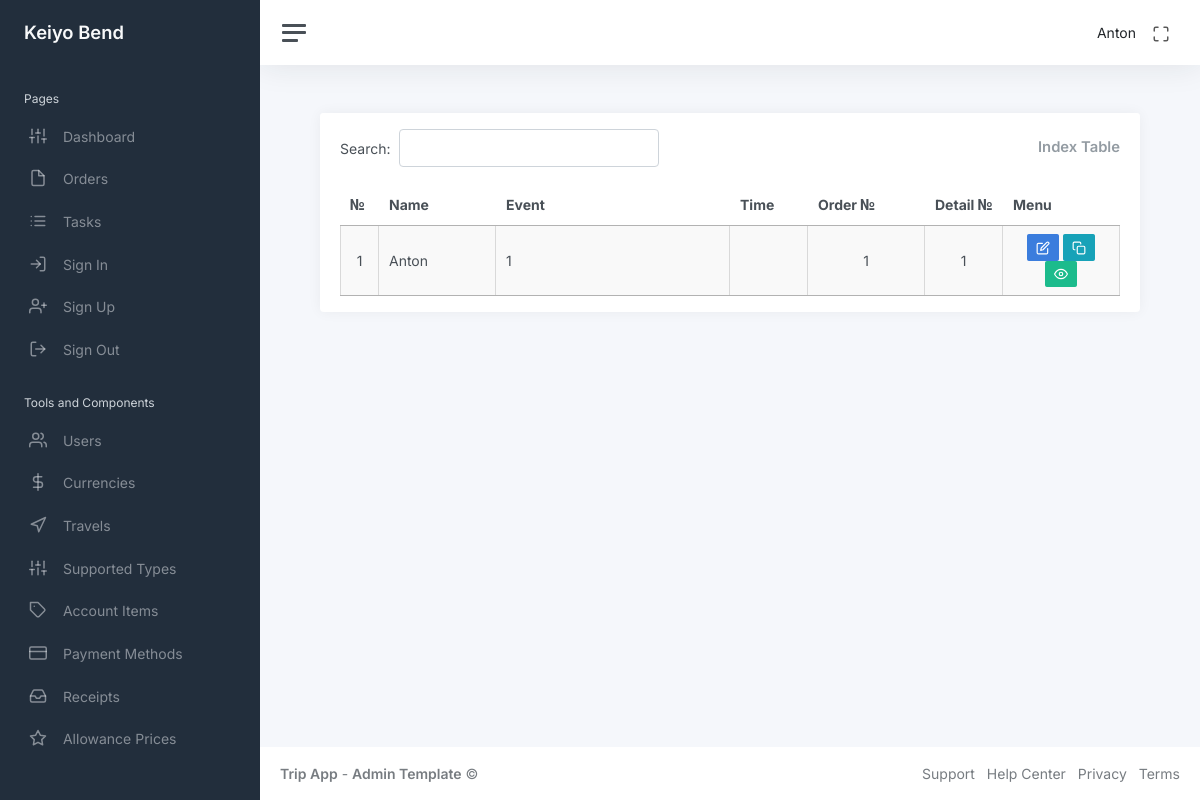
Before: /index (signed in) with the older database file.
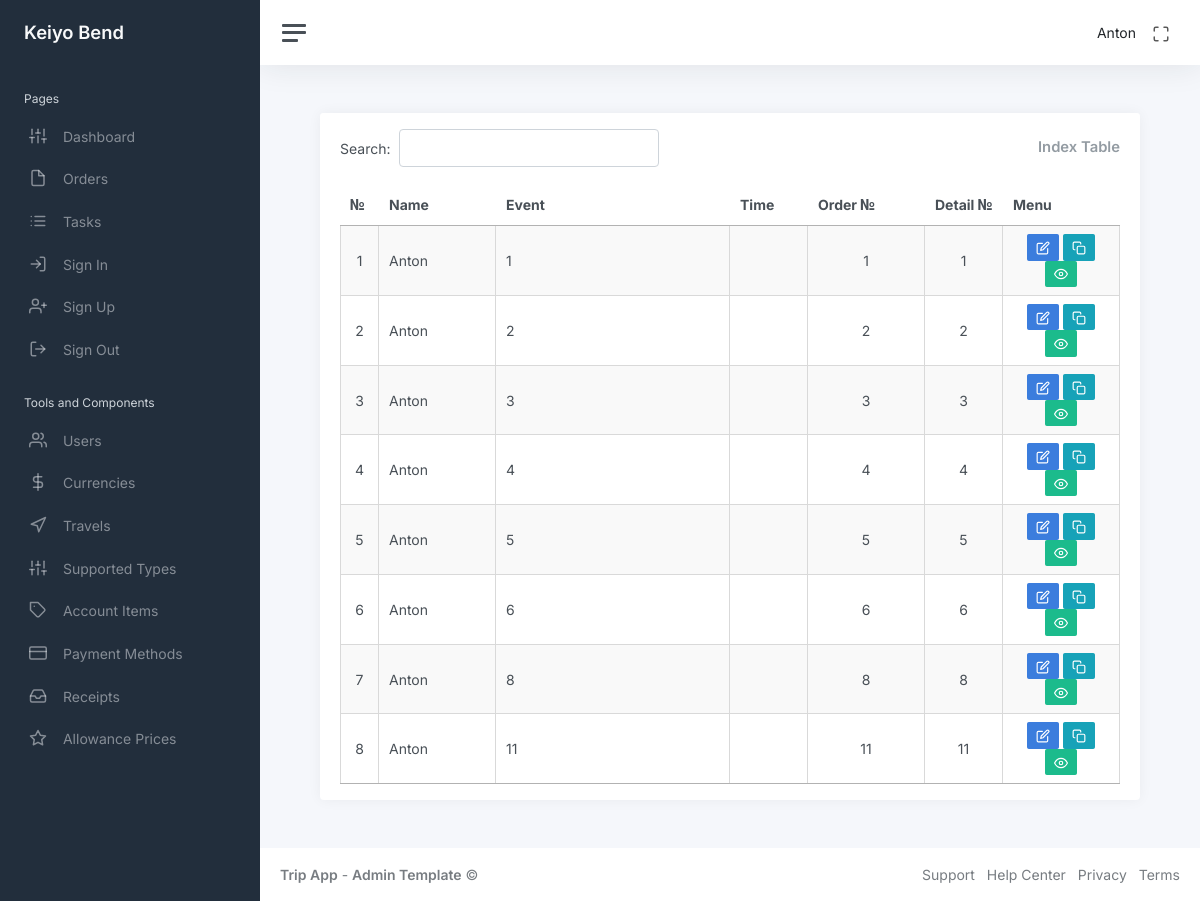
After: the same page with the newer database file.
### app/auth/models/user.py (models this page shows, shortened)
class User(UserMixin, db.Model):
    id: so.Mapped[int] = so.mapped_column(primary_key=True)
    name: so.Mapped[str] = so.mapped_column(sa.String(64), index=True, default=None)
    email: so.Mapped[str] = so.mapped_column(sa.String(120), index=True, unique=True)
    password_hash: so.Mapped[Optional[str]] = so.mapped_column(sa.String(256))
    admin: so.Mapped[bool] = so.mapped_column(sa.Boolean(), default=False)
    is_show: so.Mapped[bool] = so.mapped_column(sa.Boolean(), default=True)
    orders_rel = db.relationship("Order", back_populates="user", cascade="all, delete-orphan")

### app/main/models/order.py (models this page shows, shortened)
class Order(db.Model):
    id: so.Mapped[int] = so.mapped_column(primary_key=True)
    name_id: so.Mapped[int] = so.mapped_column(
        sa.Integer, db.ForeignKey("user.id"), nullable=False
    )
    order: so.Mapped[str] = so.mapped_column(sa.String(255), nullable=False)
    order_number: so.Mapped[str] = so.mapped_column(sa.String(255), nullable=False)
    detail_number: so.Mapped[str] = so.mapped_column(sa.String(255), nullable=False)
    is_hidden: so.Mapped[bool] = so.mapped_column(sa.Boolean(), nullable=False, default=False)
    fiscal_year: so.Mapped[int] = so.mapped_column(
        sa.Integer(), default=lambda: datetime.now().year
    )
    created_at: so.Mapped[date] = so.mapped_column(sa.Date(), default=date.today)
    service_number: so.Mapped[str] = so.mapped_column(sa.String(255), nullable=False)
    service_card_number: so.Mapped[str] = so.mapped_column(sa.String(255), nullable=False)
    quote_number: so.Mapped[str] = so.mapped_column(sa.String(255), nullable=False)
    purchase_order_number: so.Mapped[str] = so.mapped_column(sa.String(255), nullable=False)
    travel_id: so.Mapped[int] = so.mapped_column(
        sa.Integer, db.ForeignKey("travel.id"), nullable=False
    )
    support_type_id: so.Mapped[int] = so.mapped_column(
        sa.Integer, db.ForeignKey("supported_types.id"), nullable=False
    )
    user = db.relationship("User", back_populates="orders_rel")
    rates = db.relationship("Rates", back_populates="order", cascade="all, delete-orphan")
    details = db.relationship("Details", back_populates="order", cascade="all, delete-orphan")
    allowances = db.relationship(
        "Allowances", back_populates="order", cascade="all, delete-orphan"
    )
    travels_id = db.relationship("Travel", back_populates="orders")
    supported_type_id = db.relationship("SupportedTypes", back_populates="orders")

### app/main/routes/index.py (the view, shortened to what this page needs)
@bp.route("/")
@bp.route("/index")
@login_required  # Only authenticated users can access this route
def index():
    if current_user.admin:
        orders = db.session.query(Order).join(User).filter(User.is_show.is_(True)).all()
    return render_template("main/index.html", orders=orders)

### app/auth/models/user.py (called while the page is built)
@login.user_loader
def load_user(id):
    return db.session.get(User, int(id))

### app/main/templates/main/index.html (shortened to what this page needs)
<!DOCTYPE html>
{% extends "main/base.html" %}
{% block content %}
<div class="container-fluid p-0">
    <div class="row">
        <div class="col-md-12 ms-sm-auto col-lg-12 px-md-4">
            <div class="card flex-fill">
                <div class="card-header py-3">
                    <div class="d-flex justify-content-between align-items-center">
                        <div id="datatableSearch"></div>
                        <h3 class="card-title mb-0">Index Table</h3>
                    </div>
                </div>
                <div class="card-body py-0 mb-3">
                    <table class="display cell-border" id="indexTable" style="width: 100%;">
                        <thead>
                            <tr style="text-align:center">
                                <th>№</th>
                                <th>Name</th>
                                <th>Event</th>
                                <th>Time</th>
                                <th>Order №</th>
                                <th>Detail №</th>
                                <th>Menu</th>
                            </tr>
                        </thead>
                        <tbody>
                            {% for order in orders %}
                            <tr>
                                <td style="text-align:center">{{order.id}}</td>
                                <td>{{order.user.name}}</td>
                                <td>{{order.order}}</td>
                                <td style="text-align:center">{{" "}}</td>
                                <td style="text-align:center">{{order.order_number}}</td>
                                <td style="text-align:center">{{order.detail_number}}</td>
                                <td style="text-align:center">
                                    <a class="btn btn-primary btn-sm"
                                        href="{{ url_for('main.update_order', order_id=order.id) }}"><i
                                            class="align-middle" data-feather="edit"></i></a>
                                    <a class="btn btn-info btn-sm"
                                        href="{{ url_for('main.copy_order', order_id=order.id) }}"><i
                                            class="align-middle" data-feather="copy"></i></a>
                                    {% if current_user.admin == True %}
                                    <form action="{{ url_for('main.hide_order', id=order.id) }}" method="POST"
                                        style="display:inline;">
                                        <button type="submit"
                                            class="btn btn-sm {{ 'btn-danger' if order.is_hidden else 'btn-success' }}">
                                            {% if order.is_hidden %}
                                            <i class="align-middle" data-feather="eye-off"></i>
                                            {% else %}
                                            <i class="align-middle" data-feather="eye"></i>
                                            {% endif %}
                                        </button>
                                    </form>
                                    {% endif %}
                                </td>
                            </tr>
                            {% endfor %}
                        </tbody>
                    </table>
                </div>
            </div>
        </div>
    </div>
</div>
{% endblock %}

### app/main/templates/main/base.html (shortened to what this page needs)
<!DOCTYPE html>
<html lang="en" data-bs-theme="auto">
<head>
    <link href="https://cdn.jsdelivr.net/npm/bootstrap@5.3.3/dist/css/bootstrap.min.css" rel="stylesheet">
    <link rel="stylesheet" href="https://cdn.datatables.net/1.11.3/css/jquery.dataTables.min.css">
    <link href="../main/static/css/app.css" rel="stylesheet">
</head>
<body>
    <div class="wrapper">
        {% block sidebar %}
        {% include 'main/sidebar.html' %}
        {% endblock %}
        <div class="main">
            {% block navbar %}
            {% include 'main/navbar.html' %}
            {% endblock %}
            <main class="content">
                {% block content %}
                {% endblock %}
            </main>
            <footer class="footer">
                <div class="container-fluid">
                    <div class="row text-muted">
                        <div class="col-6 text-start">
                            <p class="mb-0">
                                <a class="text-muted" href="https://adminkit.io/" target="_blank"><strong>Trip
                                        App</strong></a> - <a class="text-muted" href="https://adminkit.io/"
                                    target="_blank"><strong>Admin
                                        Template</strong></a> &copy;
                            </p>
                        </div>
                        <div class="col-6 text-end">
                            <ul class="list-inline">
                                <li class="list-inline-item">
                                    <a class="text-muted" href="https://adminkit.io/" target="_blank">Support</a>
                                </li>
                                <li class="list-inline-item">
                                    <a class="text-muted" href="https://adminkit.io/" target="_blank">Help Center</a>
                                </li>
                                <li class="list-inline-item">
                                    <a class="text-muted" href="https://adminkit.io/" target="_blank">Privacy</a>
                                </li>
                                <li class="list-inline-item">
                                    <a class="text-muted" href="https://adminkit.io/" target="_blank">Terms</a>
                                </li>
                            </ul>
                        </div>
                    </div>
                </div>
            </footer>
        </div>
    </div>
</body>
</html>

### app/main/templates/main/sidebar.html
<!DOCTYPE html>
<nav id="sidebar" class="sidebar js-sidebar">
    <div class="sidebar-content js-simplebar">
        <a class="sidebar-brand" href="{{ url_for('main.index') }}">
            <span class="align-middle">Keiyo Bend</span>
        </a>
        <ul class="sidebar-nav">
            <li class="sidebar-header">
                Pages
            </li>
            <li class="sidebar-item">
                <a class="sidebar-link" href="{{ url_for('main.index') }}">
                    <i class="align-middle" data-feather="sliders"></i> <span class="align-middle">Dashboard</span>
                </a>
            </li>
            <li class="sidebar-item">
                <a class="sidebar-link" href="{{ url_for('main.create_order') }}">
                    <i class="align-middle" data-feather="file"></i> <span class="align-middle">Orders</span>
                </a>
            </li>
            <li class="sidebar-item">
                <a class="sidebar-link" href="{{ url_for('main.create_task') }}">
                    <i class="align-middle" data-feather="list"></i> <span class="align-middle">Tasks</span>
                </a>
            </li>
            <li class="sidebar-item">
                <a class="sidebar-link" href="{{ url_for('auth.login') }}">
                    <i class="align-middle" data-feather="log-in"></i> <span class="align-middle">Sign In</span>
                </a>
            </li>
            <li class="sidebar-item">
                <a class="sidebar-link" href="{{ url_for('auth.register') }}">
                    <i class="align-middle" data-feather="user-plus"></i> <span class="align-middle">Sign
                        Up</span>
                </a>
            </li>
            <li class="sidebar-item">
                <a class="sidebar-link" href="{{ url_for('auth.logout') }}">
                    <i class="align-middle" data-feather="log-out"></i> <span class="align-middle">Sign
                        Out</span>
                </a>
            </li>
            {% if current_user.admin == True %}
            <li class="sidebar-header">
                Tools and Components
            </li>
            <li class="sidebar-item">
                <a class="sidebar-link" href="{{ url_for('admin.admin_table') }}">
                    <i class="align-middle" data-feather="users"></i> <span class="align-middle">Users</span>
                </a>
            </li>
            <li class="sidebar-item">
                <a class="sidebar-link" href="{{ url_for('admin.currency_table') }}">
                    <i class="align-middle" data-feather="dollar-sign"></i> <span class="align-middle">Currencies</span>
                </a>
            </li>
            <li class="sidebar-item">
                <a class="sidebar-link" href="{{ url_for('admin.travel_table') }}">
                    <i class="align-middle" data-feather="navigation"></i> <span class="align-middle">Travels</span>
                </a>
            </li>
            <li class="sidebar-item">
                <a class="sidebar-link" href="{{ url_for('admin.supported_types_table')}}">
                    <i class="align-middle" data-feather="sliders"></i> <span class="align-middle">Supported
                        Types</span>
                </a>
            </li>
            <li class="sidebar-item">
                <a class="sidebar-link" href="{{ url_for('admin.account_items_table')}}">
                    <i class="align-middle" data-feather="tag"></i> <span class="align-middle">Account Items</span>
                </a>
            </li>
            <li class="sidebar-item">
                <a class="sidebar-link" href="{{ url_for('admin.payment_methods_table')}}">
                    <i class="align-middle" data-feather="credit-card"></i> <span class="align-middle">Payment
                        Methods</span>
                </a>
            </li>
            <li class="sidebar-item">
                <a class="sidebar-link" href="{{ url_for('admin.receipts_table')}}">
                    <i class="align-middle" data-feather="inbox"></i> <span class="align-middle">Receipts</span>
                </a>
            </li>
            <li class="sidebar-item">
                <a class="sidebar-link" href="{{ url_for('admin.allowance_prices_table')}}">
                    <i class="align-middle" data-feather="star"></i> <span class="align-middle">Allowance Prices</span>
                </a>
            </li>
            {% endif %}
        </ul>
    </div>
</nav>

### app/main/templates/main/navbar.html (shortened to what this page needs)
<!DOCTYPE html>
<nav class="navbar navbar-expand navbar-light navbar-bg">
    <a class="sidebar-toggle js-sidebar-toggle">
        <i class="hamburger align-self-center"></i>
    </a>
    <div class="navbar-collapse collapse">
        <ul class="navbar-nav navbar-align">
            <li class="nav-item dropdown">
                <a class="nav-link d-none d-sm-inline-block">
                    <span class="text-dark">{{ current_user.name }}</span>
                </a>
            </li>
            <li class="nav-item">
                <a id="fullscreenButton" class="nav-link d-none d-sm-inline-block">
                    <i class="align-middle" data-feather="maximize"></i>
                </a>
            </li>
        </ul>
    </div>
</nav>

Changed rows visible on the page:
added Order: id "2", user.name "Anton", order "2", order_number "2", detail_number "2", is_hidden False (drawn)
added Order: id "3", user.name "Anton", order "3", order_number "3", detail_number "3", is_hidden False (drawn)
added Order: id "4", user.name "Anton", order "4", order_number "4", detail_number "4", is_hidden False (drawn)
added Order: id "5", user.name "Anton", order "5", order_number "5", detail_number "5", is_hidden False (drawn)
added Order: id "6", user.name "Anton", order "6", order_number "6", detail_number "6", is_hidden False (drawn)
added Order: id "7", user.name "Anton", order "8", order_number "8", detail_number "8", is_hidden False (drawn)
added Order: id "8", user.name "Anton", order "11", order_number "11", detail_number "11", is_hidden False (drawn)
